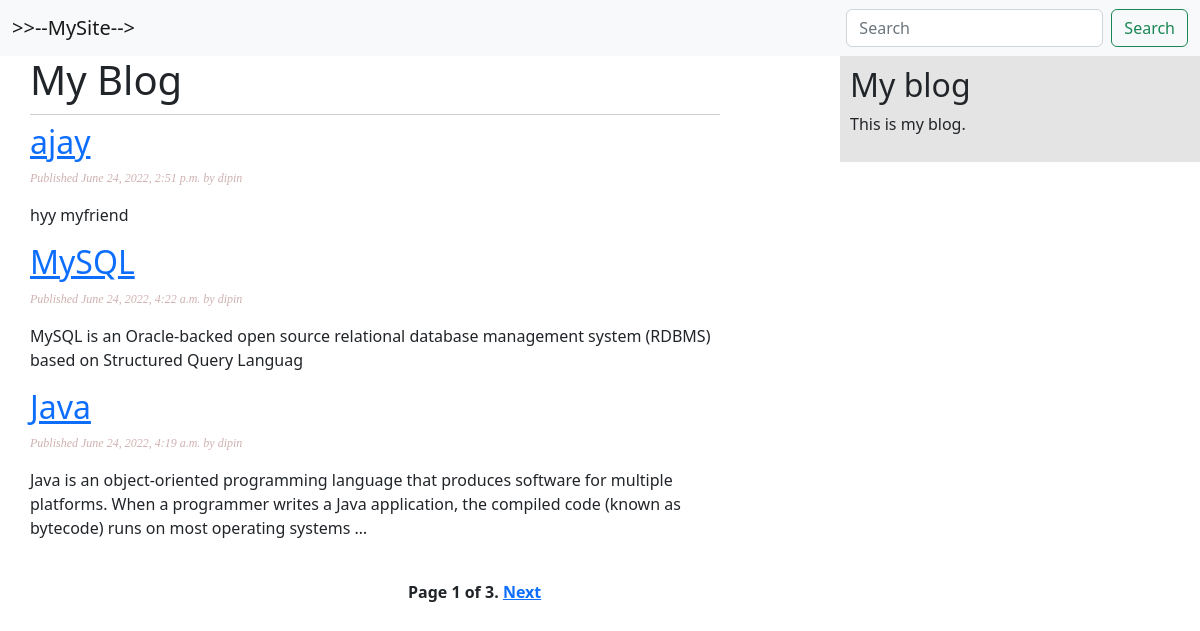
The page / on the database its author committed.
### blog/models.py (models this page shows, shortened)
class Post(models.Model):
    STATUS_CHOICES = (('draft', 'Draft'), ('published', 'Published'),)
    title = models.CharField(max_length=100)
    slug = models.SlugField(max_length=100,
                            unique_for_date='publish')
    author = models.ForeignKey(
        User, on_delete=models.CASCADE, related_name='blog_posts')
    body = models.TextField()
    publish = models.DateTimeField(default=timezone.now)
    created = models.DateTimeField(auto_now_add=True)
    updated = models.DateTimeField(auto_now=True)
    status = models.CharField(
        max_length=10, choices=STATUS_CHOICES, default='draft')
    objects = models.Manager()  # The default manager.
    published = PublishedManager()  # Our custom manager.
    class Meta:
        ordering = ('-publish',)
    def get_absolute_url(self):
        return reverse('blog:post_detail',
                       args=[self.publish.year,
                             self.publish.month,
                             self.publish.day, self.slug])

### blog/views.py (the view)
# urls.py: path('', views.PostListView.as_view(), name='post_list'),
class PostListView(ListView):
    queryset = Post.published.all()
    context_object_name = 'posts'
    paginate_by = 3
    template_name = 'blog/post/list.html'

### templates/blog/post/list.html (shortened to what this page needs)
{% extends "blog/base.html" %}
{% block content %}
    <h1>My Blog</h1>
    {% for post in posts %}
        <h2>
            <a href="{{ post.get_absolute_url }}">
                {{ post.title }}
            </a>
        </h2>
        <p class="date">
            Published {{ post.publish }} by {{ post.author }}
        </p>
        {{ post.body|truncatewords:30|linebreaks }}
    {% endfor %}
    {% include "pagination.html" with page=page_obj %}
{% endblock %}

### templates/blog/base.html (shortened to what this page needs)
{% load static %}
<!DOCTYPE html>
<html>
  <head>
    <link href="{% static "css/blog.css" %}" rel="stylesheet">
        <link
          href="https://cdn.jsdelivr.net/npm/bootstrap@5.2.0-beta1/dist/css/bootstrap.min.css"
          rel="stylesheet"
        />
      </head>
      <body>
        <nav class="navbar navbar-expand-lg bg-light">
          <div class="container-fluid">
            <a class="navbar-brand" href="#">>>--MySite--></a>
              <form class="d-flex" role="search">
                <input
                  class="form-control me-2"
                  type="search"
                  placeholder="Search"
                  aria-label="Search"
                />
                <button class="btn btn-outline-success" type="submit">
                  Search
                </button>
              </form>
            </div>
        </nav>
      <div id="content">{% block content %} {% endblock %}</div>
      <div id="sidebar">
        <h2>My blog</h2>
        <p>This is my blog.</p>
      </div>
    </html>
  </body>
</html>

### templates/pagination.html (shortened to what this page needs)
<div class="pagination">
  <span class="step-links">
    <span class="current">
      Page {{ page.number }} of {{ page.paginator.num_pages }}.
    </span>
    {% if page.has_next %}
    <a href="?page={{ page.next_page_number }}">Next</a>
    {% endif %}
  </span>
</div>

### static/css/blog.css (style rules this page uses)
body { margin:0; padding:0; font-family:helvetica; }
a { color:#10a9f6; }
h1 { font-weight:normal; border-bottom:1px solid rgb(207, 206, 206); padding:0 0 10px 0; }
h2 { font-weight:normal; margin:30px 0 0; }
#content { float:left; width:60%; padding:0 0 0 30px; }
#sidebar { float:right; width:30%; padding:10px; background:rgb(229, 228, 228); height:100%; }
p.date { color:rgb(207, 177, 177); font-family: georgia, serif; font-size: 12px; font-style: italic; }
.pagination { margin:40px 0 0 10cm; font-weight:bold; }

### rows shown on the page
Post: title "ajay", publish "June 24, 2022, 2:51 p.m.", author "dipin", body "hyy myfriend"
Post: title "MySQL", publish "June 24, 2022, 4:22 a.m.", author "dipin", body "MySQL is an Oracle-backed open source relational database management system (RDBMS) based on Structured Query Languag"
Post: title "Java", publish "June 24, 2022, 4:19 a.m.", author "dipin", body "Java is an object-oriented programming language that produces software for multiple platforms. When a programmer writes a Java application, the compiled code (known as bytecode) runs on most operating systems …"

### other values the page prints
{{ page.number }} "1"
{{ page.paginator.num_pages }} "3"
